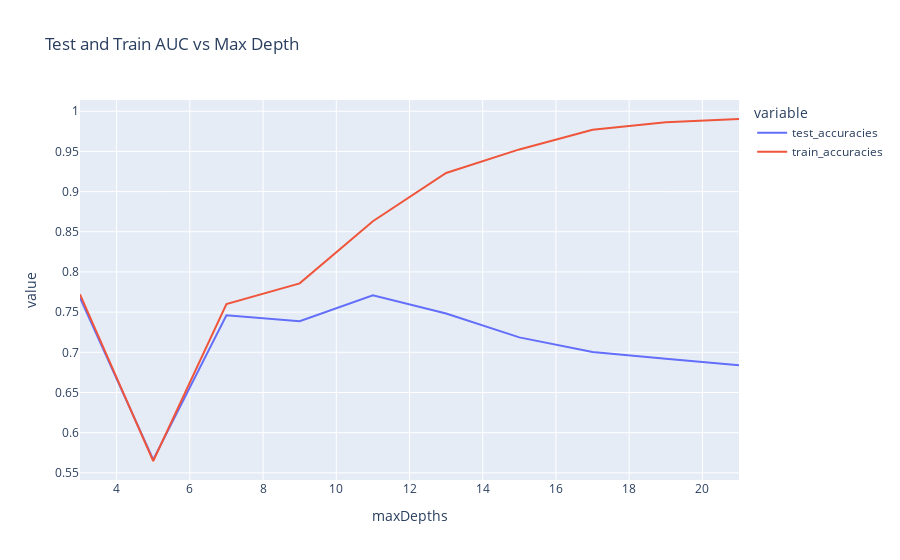

The notebook cell saved with this chart:
### Markdown cell above
Let's visualize our results

### Code cell
df=pd.DataFrame()
df['maxDepths']=maxDepths
df['test_accuracies']=test_accuracies
df['train_accuracies']=train_accuracies
px.line(df,x='maxDepths',y=['test_accuracies','train_accuracies'],title='Test and Train AUC vs Max Depth')

### Figure 1 — Plotly figure (JSON) as saved in the notebook; plotly's stock layout.template omitted (floating-point values rounded to 4 significant figures)
{"data": [{"hovertemplate": "variable=test_accuracies<br>maxDepths=%{x}<br>value=%{y}<extra></extra>", "legendgroup": "test_accuracies", "line": {"color": "#636efa", "dash": "solid"}, "marker": {"symbol": "circle"}, "mode": "lines", "name": "test_accuracies", "orientation": "v", "showlegend": true, "type": "scatter", "x": [3, 5, 7, 9, 11, 13, 15, 17, 19, 21], "xaxis": "x", "y": [0.7678, 0.5665, 0.746, 0.7387, 0.7711, 0.7483, 0.7186, 0.7004, 0.692, 0.6839], "yaxis": "y"}, {"hovertemplate": "variable=train_accuracies<br>maxDepths=%{x}<br>value=%{y}<extra></extra>", "legendgroup": "train_accuracies", "line": {"color": "#EF553B", "dash": "solid"}, "marker": {"symbol": "circle"}, "mode": "lines", "name": "train_accuracies", "orientation": "v", "showlegend": true, "type": "scatter", "x": [3, 5, 7, 9, 11, 13, 15, 17, 19, 21], "xaxis": "x", "y": [0.7721, 0.5647, 0.7601, 0.7858, 0.8631, 0.9232, 0.9525, 0.9769, 0.9864, 0.9904], "yaxis": "y"}], "layout": {"legend": {"title": {"text": "variable"}, "tracegroupgap": 0}, "title": {"text": "Test and Train AUC vs Max Depth"}, "xaxis": {"anchor": "y", "domain": [0, 1], "title": {"text": "maxDepths"}}, "yaxis": {"anchor": "x", "domain": [0, 1], "title": {"text": "value"}}}}
